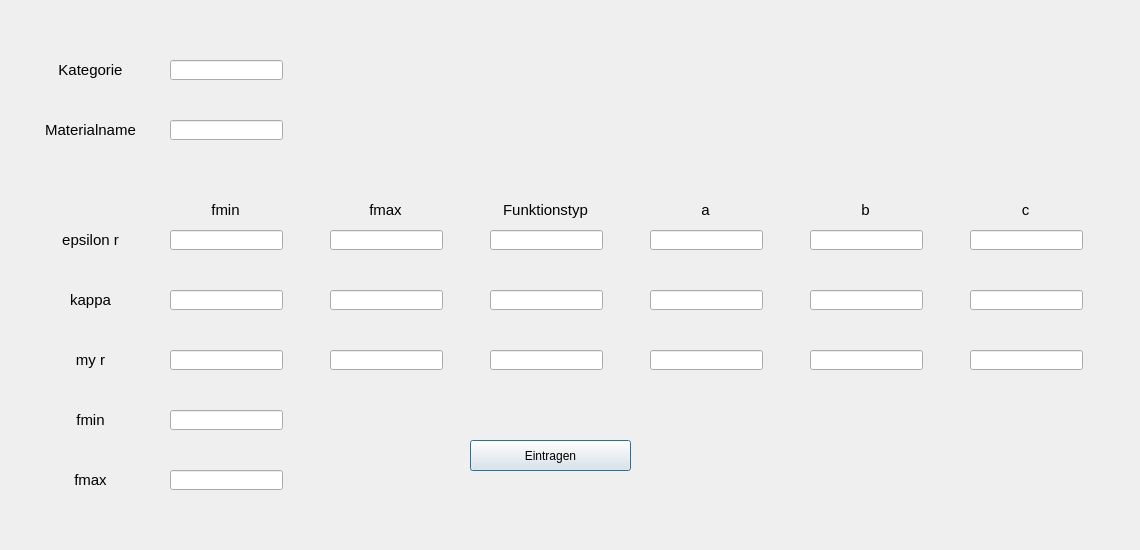
<?xml version="1.0" encoding="UTF-8"?>
<ui version="4.0">
 <class>Eingabe</class>
 <widget class="QDialog" name="Eingabe">
  <property name="geometry">
   <rect>
    <x>0</x>
    <y>0</y>
    <width>1140</width>
    <height>550</height>
   </rect>
  </property>
  <property name="windowTitle">
   <string>Dialog</string>
  </property>
  <widget class="QLineEdit" name="lineEdit_Category">
   <property name="geometry">
    <rect>
     <x>170</x>
     <y>60</y>
     <width>113</width>
     <height>20</height>
    </rect>
   </property>
  </widget>
  <widget class="QLineEdit" name="lineEdit_name">
   <property name="geometry">
    <rect>
     <x>170</x>
     <y>120</y>
     <width>113</width>
     <height>20</height>
    </rect>
   </property>
  </widget>
  <widget class="QLabel" name="label">
   <property name="geometry">
    <rect>
     <x>40</x>
     <y>60</y>
     <width>101</width>
     <height>20</height>
    </rect>
   </property>
   <property name="font">
    <font>
     <pointsize>11</pointsize>
    </font>
   </property>
   <property name="text">
    <string>Kategorie</string>
   </property>
   <property name="alignment">
    <set>Qt::AlignCenter</set>
   </property>
  </widget>
  <widget class="QLabel" name="label_2">
   <property name="geometry">
    <rect>
     <x>40</x>
     <y>120</y>
     <width>101</width>
     <height>20</height>
    </rect>
   </property>
   <property name="font">
    <font>
     <pointsize>11</pointsize>
    </font>
   </property>
   <property name="text">
    <string>Materialname</string>
   </property>
   <property name="alignment">
    <set>Qt::AlignCenter</set>
   </property>
  </widget>
  <widget class="QLineEdit" name="lineEdit_epsilon_r_fmin">
   <property name="geometry">
    <rect>
     <x>170</x>
     <y>230</y>
     <width>113</width>
     <height>20</height>
    </rect>
   </property>
  </widget>
  <widget class="QLabel" name="label_3">
   <property name="geometry">
    <rect>
     <x>40</x>
     <y>230</y>
     <width>101</width>
     <height>20</height>
    </rect>
   </property>
   <property name="font">
    <font>
     <pointsize>11</pointsize>
    </font>
   </property>
   <property name="text">
    <string>epsilon r</string>
   </property>
   <property name="alignment">
    <set>Qt::AlignCenter</set>
   </property>
  </widget>
  <widget class="QLineEdit" name="lineEdit_kappa_fmin">
   <property name="geometry">
    <rect>
     <x>170</x>
     <y>290</y>
     <width>113</width>
     <height>20</height>
    </rect>
   </property>
  </widget>
  <widget class="QLineEdit" name="lineEdit_my_r_fmin">
   <property name="geometry">
    <rect>
     <x>170</x>
     <y>350</y>
     <width>113</width>
     <height>20</height>
    </rect>
   </property>
  </widget>
  <widget class="QLineEdit" name="lineEdit_fmin">
   <property name="geometry">
    <rect>
     <x>170</x>
     <y>410</y>
     <width>113</width>
     <height>20</height>
    </rect>
   </property>
  </widget>
  <widget class="QLabel" name="label_4">
   <property name="geometry">
    <rect>
     <x>40</x>
     <y>290</y>
     <width>101</width>
     <height>20</height>
    </rect>
   </property>
   <property name="font">
    <font>
     <pointsize>11</pointsize>
    </font>
   </property>
   <property name="text">
    <string>kappa</string>
   </property>
   <property name="alignment">
    <set>Qt::AlignCenter</set>
   </property>
  </widget>
  <widget class="QLabel" name="label_5">
   <property name="geometry">
    <rect>
     <x>40</x>
     <y>350</y>
     <width>101</width>
     <height>20</height>
    </rect>
   </property>
   <property name="font">
    <font>
     <pointsize>11</pointsize>
    </font>
   </property>
   <property name="text">
    <string>my r</string>
   </property>
   <property name="alignment">
    <set>Qt::AlignCenter</set>
   </property>
  </widget>
  <widget class="QLabel" name="label_6">
   <property name="geometry">
    <rect>
     <x>40</x>
     <y>410</y>
     <width>101</width>
     <height>20</height>
    </rect>
   </property>
   <property name="font">
    <font>
     <pointsize>11</pointsize>
    </font>
   </property>
   <property name="text">
    <string>fmin</string>
   </property>
   <property name="alignment">
    <set>Qt::AlignCenter</set>
   </property>
  </widget>
  <widget class="QLabel" name="label_7">
   <property name="geometry">
    <rect>
     <x>40</x>
     <y>470</y>
     <width>101</width>
     <height>20</height>
    </rect>
   </property>
   <property name="font">
    <font>
     <pointsize>11</pointsize>
    </font>
   </property>
   <property name="text">
    <string>fmax</string>
   </property>
   <property name="alignment">
    <set>Qt::AlignCenter</set>
   </property>
  </widget>
  <widget class="QLineEdit" name="lineEdit_fmax">
   <property name="geometry">
    <rect>
     <x>170</x>
     <y>470</y>
     <width>113</width>
     <height>20</height>
    </rect>
   </property>
  </widget>
  <widget class="QLineEdit" name="lineEdit_eps_Fkt_Typ">
   <property name="geometry">
    <rect>
     <x>490</x>
     <y>230</y>
     <width>113</width>
     <height>20</height>
    </rect>
   </property>
  </widget>
  <widget class="QLineEdit" name="lineEdit_eps_a">
   <property name="geometry">
    <rect>
     <x>650</x>
     <y>230</y>
     <width>113</width>
     <height>20</height>
    </rect>
   </property>
  </widget>
  <widget class="QLineEdit" name="lineEdit_eps_b">
   <property name="geometry">
    <rect>
     <x>810</x>
     <y>230</y>
     <width>113</width>
     <height>20</height>
    </rect>
   </property>
  </widget>
  <widget class="QLineEdit" name="lineEdit_kappa_Fkt_Typ">
   <property name="geometry">
    <rect>
     <x>490</x>
     <y>290</y>
     <width>113</width>
     <height>20</height>
    </rect>
   </property>
  </widget>
  <widget class="QLineEdit" name="lineEdit_kappa_a">
   <property name="geometry">
    <rect>
     <x>650</x>
     <y>290</y>
     <width>113</width>
     <height>20</height>
    </rect>
   </property>
  </widget>
  <widget class="QLineEdit" name="lineEdit_kappa_b">
   <property name="geometry">
    <rect>
     <x>810</x>
     <y>290</y>
     <width>113</width>
     <height>20</height>
    </rect>
   </property>
  </widget>
  <widget class="QLineEdit" name="lineEdit_my_Fkt_Typ">
   <property name="geometry">
    <rect>
     <x>490</x>
     <y>350</y>
     <width>113</width>
     <height>20</height>
    </rect>
   </property>
  </widget>
  <widget class="QLineEdit" name="lineEdit_my_a">
   <property name="geometry">
    <rect>
     <x>650</x>
     <y>350</y>
     <width>113</width>
     <height>20</height>
    </rect>
   </property>
  </widget>
  <widget class="QLineEdit" name="lineEdit_my_b">
   <property name="geometry">
    <rect>
     <x>810</x>
     <y>350</y>
     <width>113</width>
     <height>20</height>
    </rect>
   </property>
  </widget>
  <widget class="QLabel" name="label_8">
   <property name="geometry">
    <rect>
     <x>490</x>
     <y>200</y>
     <width>111</width>
     <height>20</height>
    </rect>
   </property>
   <property name="font">
    <font>
     <pointsize>11</pointsize>
    </font>
   </property>
   <property name="text">
    <string>Funktionstyp</string>
   </property>
   <property name="alignment">
    <set>Qt::AlignCenter</set>
   </property>
  </widget>
  <widget class="QLabel" name="label_9">
   <property name="geometry">
    <rect>
     <x>650</x>
     <y>200</y>
     <width>111</width>
     <height>20</height>
    </rect>
   </property>
   <property name="font">
    <font>
     <pointsize>11</pointsize>
    </font>
   </property>
   <property name="text">
    <string>a</string>
   </property>
   <property name="alignment">
    <set>Qt::AlignCenter</set>
   </property>
  </widget>
  <widget class="QLabel" name="label_10">
   <property name="geometry">
    <rect>
     <x>810</x>
     <y>200</y>
     <width>111</width>
     <height>20</height>
    </rect>
   </property>
   <property name="font">
    <font>
     <pointsize>11</pointsize>
    </font>
   </property>
   <property name="text">
    <string>b</string>
   </property>
   <property name="alignment">
    <set>Qt::AlignCenter</set>
   </property>
  </widget>
  <widget class="QLineEdit" name="lineEdit_eps_c">
   <property name="geometry">
    <rect>
     <x>970</x>
     <y>230</y>
     <width>113</width>
     <height>20</height>
    </rect>
   </property>
  </widget>
  <widget class="QLineEdit" name="lineEdit_kappa_c">
   <property name="geometry">
    <rect>
     <x>970</x>
     <y>290</y>
     <width>113</width>
     <height>20</height>
    </rect>
   </property>
  </widget>
  <widget class="QLineEdit" name="lineEdit_my_c">
   <property name="geometry">
    <rect>
     <x>970</x>
     <y>350</y>
     <width>113</width>
     <height>20</height>
    </rect>
   </property>
  </widget>
  <widget class="QLabel" name="label_11">
   <property name="geometry">
    <rect>
     <x>970</x>
     <y>200</y>
     <width>111</width>
     <height>20</height>
    </rect>
   </property>
   <property name="font">
    <font>
     <pointsize>11</pointsize>
    </font>
   </property>
   <property name="text">
    <string>c</string>
   </property>
   <property name="alignment">
    <set>Qt::AlignCenter</set>
   </property>
  </widget>
  <widget class="QPushButton" name="commit_btn">
   <property name="geometry">
    <rect>
     <x>470</x>
     <y>440</y>
     <width>161</width>
     <height>31</height>
    </rect>
   </property>
   <property name="text">
    <string>Eintragen</string>
   </property>
  </widget>
  <widget class="QLineEdit" name="lineEdit_epsilon_r_fmax">
   <property name="geometry">
    <rect>
     <x>330</x>
     <y>230</y>
     <width>113</width>
     <height>20</height>
    </rect>
   </property>
  </widget>
  <widget class="QLineEdit" name="lineEdit_kappa_fmax">
   <property name="geometry">
    <rect>
     <x>330</x>
     <y>290</y>
     <width>113</width>
     <height>20</height>
    </rect>
   </property>
  </widget>
  <widget class="QLineEdit" name="lineEdit_my_r_fmax">
   <property name="geometry">
    <rect>
     <x>330</x>
     <y>350</y>
     <width>113</width>
     <height>20</height>
    </rect>
   </property>
  </widget>
  <widget class="QLabel" name="label_12">
   <property name="geometry">
    <rect>
     <x>330</x>
     <y>200</y>
     <width>111</width>
     <height>20</height>
    </rect>
   </property>
   <property name="font">
    <font>
     <pointsize>11</pointsize>
    </font>
   </property>
   <property name="text">
    <string>fmax</string>
   </property>
   <property name="alignment">
    <set>Qt::AlignCenter</set>
   </property>
  </widget>
  <widget class="QLabel" name="label_13">
   <property name="geometry">
    <rect>
     <x>170</x>
     <y>200</y>
     <width>111</width>
     <height>20</height>
    </rect>
   </property>
   <property name="font">
    <font>
     <pointsize>11</pointsize>
    </font>
   </property>
   <property name="text">
    <string>fmin</string>
   </property>
   <property name="alignment">
    <set>Qt::AlignCenter</set>
   </property>
  </widget>
 </widget>
 <tabstops>
  <tabstop>lineEdit_Category</tabstop>
  <tabstop>lineEdit_name</tabstop>
  <tabstop>lineEdit_epsilon_r_fmin</tabstop>
  <tabstop>lineEdit_epsilon_r_fmax</tabstop>
  <tabstop>lineEdit_eps_Fkt_Typ</tabstop>
  <tabstop>lineEdit_eps_a</tabstop>
  <tabstop>lineEdit_eps_b</tabstop>
  <tabstop>lineEdit_eps_c</tabstop>
  <tabstop>lineEdit_kappa_fmin</tabstop>
  <tabstop>lineEdit_kappa_fmax</tabstop>
  <tabstop>lineEdit_kappa_Fkt_Typ</tabstop>
  <tabstop>lineEdit_kappa_a</tabstop>
  <tabstop>lineEdit_kappa_b</tabstop>
  <tabstop>lineEdit_kappa_c</tabstop>
  <tabstop>lineEdit_my_r_fmin</tabstop>
  <tabstop>lineEdit_my_r_fmax</tabstop>
  <tabstop>lineEdit_my_Fkt_Typ</tabstop>
  <tabstop>lineEdit_my_a</tabstop>
  <tabstop>lineEdit_my_b</tabstop>
  <tabstop>lineEdit_my_c</tabstop>
  <tabstop>lineEdit_fmin</tabstop>
  <tabstop>lineEdit_fmax</tabstop>
  <tabstop>commit_btn</tabstop>
 </tabstops>
 <resources/>
 <connections/>
</ui>
